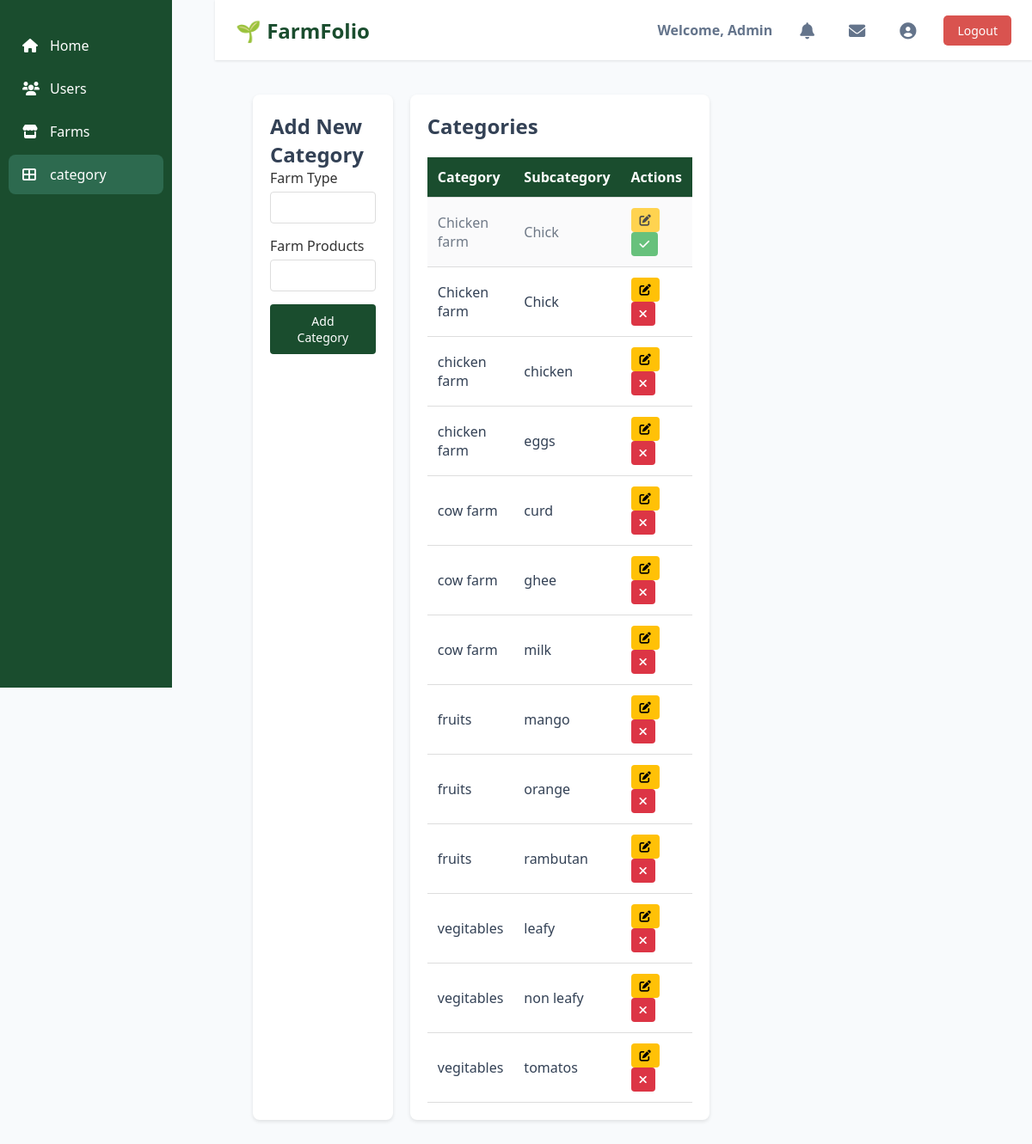
Screenshot of /admin/category.php with the database file from the repository.
### tables this page shows
CREATE TABLE `tbl_category` (
  `category_id` int(11) NOT NULL,
  `category` varchar(255) NOT NULL,
  `sub` varchar(100) NOT NULL,
  `status` enum('0','1') NOT NULL DEFAULT '1'
);

### admin/category.php (the view, shortened to what this page needs)
<?php
include '../databse/connect.php';
$categories_query = "SELECT * FROM tbl_category ORDER BY category, sub";
$categories_result = mysqli_query($conn, $categories_query);
?>
<!DOCTYPE html>
<html>
<head>
    <link href="https://cdnjs.cloudflare.com/ajax/libs/font-awesome/6.0.0/css/all.min.css" rel="stylesheet">
</head>
<body>
    <header class="header">
        <div class="head"><h1>🌱 FarmFolio</h1></div>
        <div class="admin-controls">
            <h2>Welcome, Admin</h2>
            <button class="icon-btn" data-tooltip="Notifications"><i class="fas fa-bell"></i></button>
            <button class="icon-btn" data-tooltip="Messages"><i class="fas fa-envelope"></i></button>
            <button class="icon-btn" data-tooltip="Profile"><i class="fas fa-user-circle"></i></button>
            <button class="logout-btn" onclick="window.location.href='http://localhost/mini%20project/logout/logout.php'">Logout</button>
        </div>
    </header>
    <nav class="sidebar">
        <ul class="sidebar-menu">
            <li><a href="admin.php"><i class="fas fa-home"></i><span>Home</span></a></li>
            <li><a href="user.php" ><i class="fas fa-users"></i><span>Users</span></a></li>
            <li><a href="farm.php"><i class="fas fa-store"></i><span>Farms</span></a></li>
            <li><a href="category.php"class="active"><i class="fas fa-th-large"></i><span>category</span></a></li>
        </ul>
    </nav>
    <main class="main-content">
        <div class="category-container">
            <div class="category-form">
                <h2>Add New Category</h2>
                <form method="POST" action="" id="categoryForm">
                    <div class="form-group">
                        <label for="category">Farm Type</label>
                        <input type="text" id="category" name="category" required>
                    </div>
                    <div class="form-group">
                        <label for="subcategory">Farm Products</label>
                        <input type="text" id="subcategory" name="subcategory" required>
                    </div>
                    <button type="submit" name="add_category" class="submit-btn">Add Category</button>
                </form>
            </div>
            <div class="category-list">
                <h2>Categories</h2>
                <table class="category-table">
                    <thead>
                        <tr>
                            <th>Category</th>
                            <th>Subcategory</th>
                            <th>Actions</th>
                        </tr>
                    </thead>
                    <tbody>
                        <?php while($row = mysqli_fetch_assoc($categories_result)): ?>
                        <tr class="<?php echo $row['status'] == '0' ? 'inactive-row' : ''; ?>">
                            <td><?php echo htmlspecialchars($row['category']); ?></td>
                            <td><?php echo htmlspecialchars($row['sub']); ?></td>
                            <td>
                                <button class="action-btn edit-btn" onclick="editCategory(<?php echo $row['category_id']; ?>, '<?php echo htmlspecialchars($row['category']); ?>', '<?php echo htmlspecialchars($row['sub']); ?>')">
                                    <i class="fas fa-edit"></i>
                                </button>
                                <button class="action-btn <?php echo $row['status'] == '1' ? 'deactivate-btn' : 'activate-btn'; ?>"
                                        onclick="toggleCategoryStatus(<?php echo $row['category_id']; ?>, '<?php echo $row['status']; ?>')">
                                    <i class="fas <?php echo $row['status'] == '1' ? 'fa-times' : 'fa-check'; ?>"></i>
                                </button>
                            </td>
                        </tr>
                        <?php endwhile; ?>
                    </tbody>
                </table>
            </div>
        </div>
    </main>
    <footer class="footer">
        <p>© 2025 Farmfolio Admin Panel. All rights reserved.</p>
    </footer>
</body>
</html>

### admin/category.php (style rules this page uses)
* { margin: 0; padding: 0; box-sizing: border-box; font-family: 'Segoe UI', Arial, sans-serif; }
body { display: flex; min-height: 100vh; background: #f8fafc; color: #334155; }
.header { position: fixed; top: 0; right: 0; left: 250px; height: 70px; background: #ffffff; padding: 0 24px; display: flex; align-items: center; justify-content: space-between; box-shadow: 0 1px 3px rgba(0,0,0,0.1); z-index: 100; }
.head h1 { color: #1a4d2e; font-size: 24px; font-weight: 600; }
.admin-controls { display: flex; align-items: center; gap: 24px; }
.admin-controls h2 { font-size: 16px; color: #64748b; }
.icon-btn { background: none; border: none; font-size: 1.2em; cursor: pointer; color: #64748b; padding: 8px; border-radius: 8px; transition: all 0.2s ease; }
.logout-btn { background-color: #d9534f; color: white; border: none; padding: 8px 16px; border-radius: 5px; cursor: pointer; font-size: 14px; transition: 0.2s ease-in-out; }
.sidebar { width: 200px; background: #1a4d2e; color: white; padding: 10px; position: fixed; height: 100vh; left: 0; top: 0; z-index: 10; overflow: hidden; }
.sidebar-menu { list-style: none; margin-top: 20px; }
.sidebar-menu a { color: white; text-decoration: none; display: flex; align-items: center; padding: 12px 16px; border-radius: 8px; transition: all 0.2s ease; margin-bottom: 4px; }
.sidebar-menu i { margin-right: 12px; width: 20px; }
.active { background: #2d6a4f; font-weight: 500; }
.main-content { margin-left: 250px; flex: 1; padding: 90px 24px 24px; }
.category-container { display: flex; gap: 20px; margin: 20px; }
.category-form { flex: 1; background: white; padding: 20px; border-radius: 8px; box-shadow: 0 2px 4px rgba(0,0,0,0.1); }
.category-list { flex: 2; background: white; padding: 20px; border-radius: 8px; box-shadow: 0 2px 4px rgba(0,0,0,0.1); }
.form-group { margin-bottom: 15px; }
.form-group label { display: block; margin-bottom: 5px; color: #333; font-weight: 500; }
.form-group input { width: 100%; padding: 8px; border: 1px solid #ddd; border-radius: 4px; font-size: 14px; }
.submit-btn { background-color: #1a4d2e; color: white; padding: 10px 20px; border: none; border-radius: 4px; cursor: pointer; font-size: 14px; }
.category-table { width: 100%; border-collapse: collapse; margin-top: 20px; }
.category-table th, .category-table td { padding: 12px; text-align: left; border-bottom: 1px solid #ddd; }
.category-table th { background-color: #1a4d2e; color: white; }
.action-btn { padding: 5px 10px; border: none; border-radius: 4px; cursor: pointer; margin-right: 5px; }
.edit-btn { background-color: #ffc107; color: #000; }
.footer { text-align: center; margin-top: 20px; font-size: 14px; color: #64748b; }
.inactive-row { opacity: 0.7; background-color: #f8f9fa; }
.activate-btn { background-color: #28a745; color: white; }
.deactivate-btn { background-color: #dc3545; color: white; }

### rows the page displays
tbl_category: category "Chicken farm", sub "Chick"
tbl_category: category "Chicken farm", sub "Chick"
tbl_category: category "chicken farm", sub "chicken"
tbl_category: category "chicken farm", sub "eggs"
tbl_category: category "cow farm", sub "curd"
tbl_category: category "cow farm", sub "ghee"
tbl_category: category "cow farm", sub "milk"
tbl_category: category "fruits", sub "mango"
tbl_category: category "fruits", sub "orange"
tbl_category: category "fruits", sub "rambutan"
tbl_category: category "vegitables", sub "leafy"
tbl_category: category "vegitables", sub "non leafy"
tbl_category: category "vegitables", sub "tomatos"
